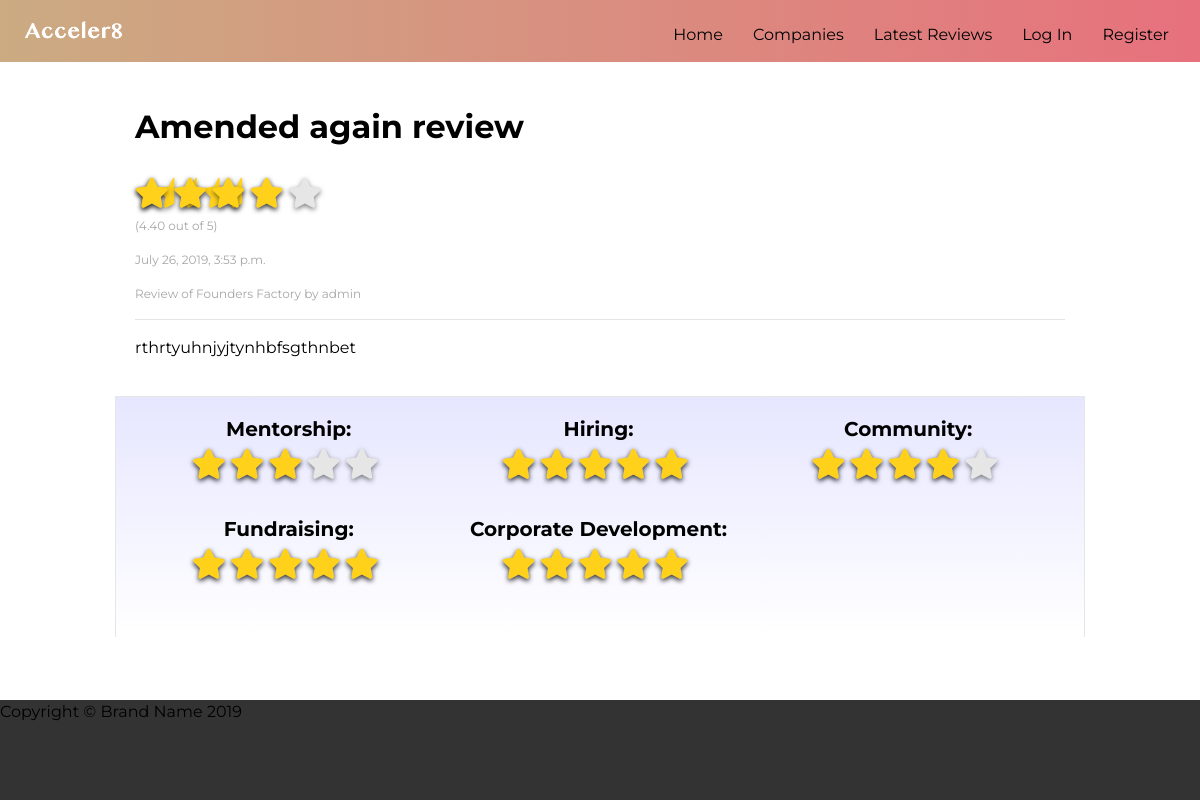
Before: /reviews/4/ with the older database file.
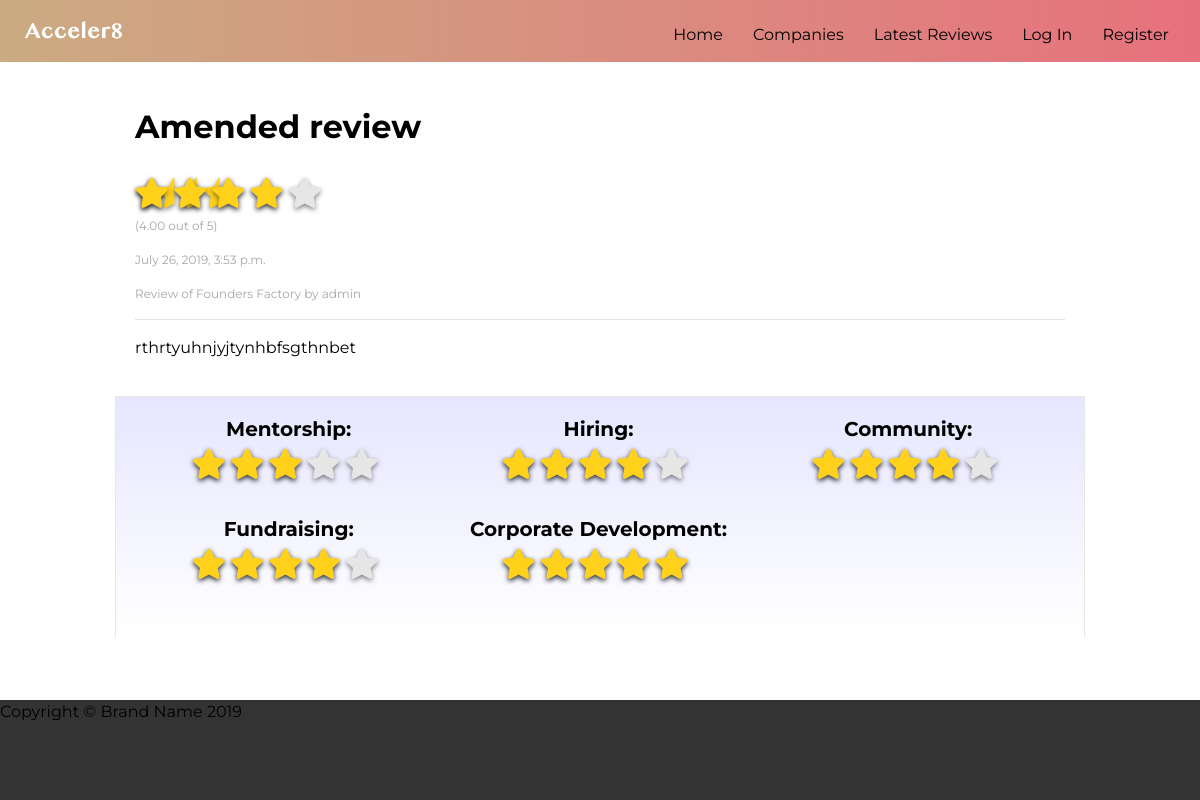
After: the same page with the newer database file.
### reviews/models.py (models this page shows, shortened)
class Review(models.Model):
    RATINGS = (
        ('1', '1'),
        ('2', '2'),
        ('3', '3'),
        ('4', '4'),
        ('5', '5'),
    )
    subject = models.ForeignKey(Accelerator, on_delete=models.CASCADE, blank=False)
    title = models.CharField(max_length=200, blank=False)
    author = models.ForeignKey(User, on_delete=models.CASCADE, blank=False)
    feedback = models.TextField(blank=False)
    date_posted = models.DateTimeField(default=timezone.now)
    mentorship = models.CharField(choices=RATINGS, blank=False, max_length=1, default='1')
    hiring = models.CharField(choices=RATINGS, blank=False, max_length=1, default='1')
    community = models.CharField(choices=RATINGS, blank=False, max_length=1, default='1')
    fundraising = models.CharField(choices=RATINGS, blank=False, max_length=1, default='1')
    corporate_dev = models.CharField(choices=RATINGS, blank=False, max_length=1, default='1')
    overall = models.DecimalField(decimal_places=2, max_digits=3)

class Accelerator(models.Model):
    name = models.CharField(max_length=100)
    website = models.CharField(max_length=100)
    locations = models.CharField(max_length=100)
    bio = models.TextField()
    sector_focus = models.CharField(max_length=100)
    stage = models.CharField(max_length=100)
    deal = models.CharField(max_length=200)
    duration = models.CharField(max_length=100)
    avg_rating = models.DecimalField(decimal_places=2, max_digits=3)
    avg_mentorship = models.DecimalField(decimal_places=2, max_digits=3)
    avg_hiring = models.DecimalField(decimal_places=2, max_digits=3)
    avg_community = models.DecimalField(decimal_places=2, max_digits=3)
    avg_fundraising = models.DecimalField(decimal_places=2, max_digits=3)
    avg_corporate = models.DecimalField(decimal_places=2, max_digits=3)
    author = models.ForeignKey(User, on_delete=models.CASCADE, default='admin')
    logo = models.ImageField(upload_to='logos')
    def __str__(self):
        return self.name
    @property
    def avg_rating(self):
        quantity = Review.objects.filter(subject=self)
        overall_result = Review.objects.filter(subject=self).aggregate(avg_rating=Avg('overall'))['avg_rating']
        return overall_result if len(quantity) > 0 else 0
    @property
    def avg_mentorship(self):
        quantity = Review.objects.filter(subject=self)
        mentorship_result = Review.objects.filter(subject=self).aggregate(avg_mentorship=Avg('mentorship'))['avg_mentorship']
        return mentorship_result if len(quantity) > 0 else 0
    @property
    def avg_hiring(self):
        quantity = Review.objects.filter(subject=self)
        hiring_result = Review.objects.filter(subject=self).aggregate(avg_hiring=Avg('hiring'))['avg_hiring']
        return hiring_result if len(quantity) > 0 else 0
    @property
    def avg_community(self):
        quantity = Review.objects.filter(subject=self)
        community_result = Review.objects.filter(subject=self).aggregate(avg_community=Avg('community'))['avg_community']
        return community_result if len(quantity) > 0 else 0
    @property
    def avg_fundraising(self):
        quantity = Review.objects.filter(subject=self)
        fundraising_result = Review.objects.filter(subject=self).aggregate(avg_fundraising=Avg('fundraising'))['avg_fundraising']
        return fundraising_result if len(quantity) > 0 else 0
    @property
    def avg_corporate(self):
        quantity = Review.objects.filter(subject=self)
        corporate_result = Review.objects.filter(subject=self).aggregate(avg_corporate=Avg('corporate_dev'))['avg_corporate']
        return corporate_result if len(quantity) > 0 else 0

### reviews/views.py (the view)
# urls.py: path('<int:pk>/', ReviewDetailView.as_view(), name='review_detail'),
class ReviewDetailView(DetailView):
    model = Review
    template_name = 'reviews/review_detail.html'

### reviews/templates/reviews/review_detail.html (shortened to what the changed rows need)
{% extends 'accounts/base.html' %}
{% block content %}
    <div class="container">
        <div class="review-main">
            <h2><b>{{ review.title }}</b></h2>
            <br>
            <div class="emptyStarsSmall">
                <i class="fa fa-star" id="emptyStarSmall1"></i>
                <i class="fa fa-star" id="emptyStarSmall2"></i>
                <i class="fa fa-star" id="emptyStarSmall3"></i>
                <i class="fa fa-star" id="emptyStarSmall4"></i>
                <i class="fa fa-star" id="emptyStarSmall5"></i>
            </div>
            <div class="halfStarsSmall">
                <i class="fas fa-star-half" id="halfStarSmall1"></i>
                <i class="fas fa-star-half" {% if review.overall < 1.25 %} style="display:none;" {% endif %} id="halfStarSmall2"></i>
                <i class="fas fa-star-half" {% if review.overall < 2.25 %} style="display:none;" {% endif %} id="halfStarSmall3"></i>
                <i class="fas fa-star-half" {% if review.overall < 3.25 %} style="display:none;" {% endif %} id="halfStarSmall4"></i>
                <i class="fas fa-star-half" {% if review.overall < 4.25 %} style="display:none;" {% endif %} id="halfStarSmall5"></i>
            </div>
            <div class="fullStarsSmall">
                <i class="fa fa-star" id="fullStarSmall1"></i>
                <i class="fa fa-star" {% if review.overall < 1.75 %} style="display:none;" {% endif %} id="fullStarSmall2"></i>
                <i class="fa fa-star" {% if review.overall < 2.75 %} style="display:none;" {% endif %} id="fullStarSmall3"></i>
                <i class="fa fa-star" {% if review.overall < 3.75 %} style="display:none;" {% endif %} id="fullStarSmall4"></i>
            </div>
            <br>
            <p class="date-author">({{ review.overall|floatformat:2 }} out of 5)</p>
            <p class="date-author">{{ review.date_posted }}</p>
            <p class="date-author">Review of {{ review.subject }} by {{ review.author }}</p>
            <hr>
            <p>{{ review.feedback }}</p>
        </div>
        <div class="review-ratings">
            <div class="stars-container">
                <div class="fullStarsReview">
                    <i class="fa fa-star" id="fullStarSmall1"></i>
                    <i class="fa fa-star" {% if review.hiring != '5' and review.hiring != '4' and review.hiring != '3' and review.hiring != '2' %} style="display:none;" {% endif %} id="fullStarSmall2"></i>
                    <i class="fa fa-star" {% if review.hiring != '5' and review.hiring != '4' and review.hiring != '3' %} style="display:none;" {% endif %} id="fullStarSmall3"></i>
                    <i class="fa fa-star" {% if review.hiring != '5' and review.hiring != '4' %} style="display:none;" {% endif %} id="fullStarSmall4"></i>
                    <i class="fa fa-star" {% if review.hiring != '5' %} style="display:none;" {% endif %} id="fullStarSmall5"></i>
                </div>
            </div>
            <div class="stars-container">
                <div class="fullStarsReview">
                    <i class="fa fa-star" id="fullStarSmall1"></i>
                    <i class="fa fa-star" {% if review.fundraising != '5' and review.fundraising != '4' and review.fundraising != '3' and review.fundraising != '2' %} style="display:none;" {% endif %} id="fullStarSmall2"></i>
                    <i class="fa fa-star" {% if review.fundraising != '5' and review.fundraising != '4' and review.fundraising != '3' %} style="display:none;" {% endif %} id="fullStarSmall3"></i>
                    <i class="fa fa-star" {% if review.fundraising != '5' and review.fundraising != '4' %} style="display:none;" {% endif %} id="fullStarSmall4"></i>
                    <i class="fa fa-star" {% if review.fundraising != '5' %} style="display:none;" {% endif %} id="fullStarSmall5"></i>
                </div>
            </div>
        </div>
    </div>
{% endblock %}

Changed rows visible on the page:
changed Review "rthrtyuhnjyjtynhbfsgthnbet": title "Amended again review" → "Amended review"; overall "4.40" → "4.00"; hiring "5" → "4" (drawn); fundraising "5" → "4" (drawn)
